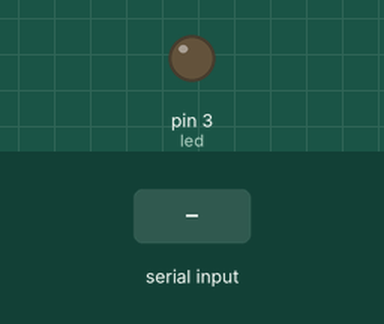
A sketch run on a simulated Arduino Uno, built with avr-gcc and run on an emulated ATmega328P. On the bench: output pins drawn as LEDs (lit = HIGH). Inputs (shaded band) come from the test bench.

Above: at 1.2 s.
1.3 s: byte 30 received over Serial
At 1.7 s:
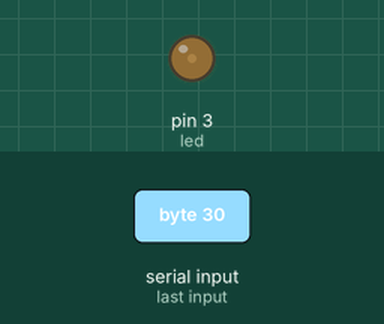
2.8 s: byte 90 received over Serial
At 4.0 s:
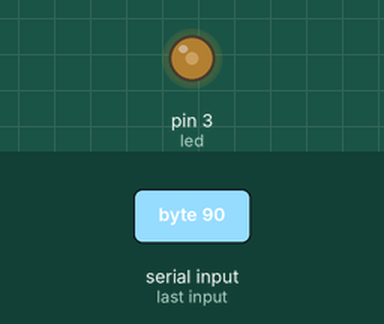
Timing chart, 0 to 5.8 s (numbered marks = the images above; inputs shaded):
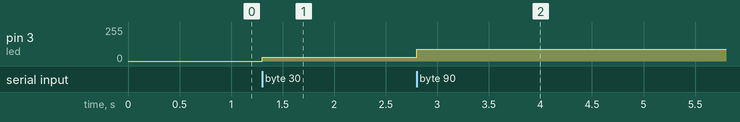

Measured:
- after the input at 1.3 s, pin 3 (led): 0/255 → 30/255 at once
- after the input at 2.8 s, pin 3 (led): 30/255 → 90/255 at once

The sketch:

_1_led_brightness_control.ino
```cpp
int led = 3;           // the PWM pin the LED is attached to
int brightness = 0;    // how bright the LED is


// the setup routine runs once when you press reset:
void setup() {

  Serial.begin(9600);

  // declare pin 9 to be an output:
  pinMode(led, OUTPUT);
}

// the loop routine runs over and over again forever:
void loop() {

  if(Serial.available()) {
    brightness = Serial.read();

  // set the brightness of pin 9:
    analogWrite(led, brightness);
  }

}
```
